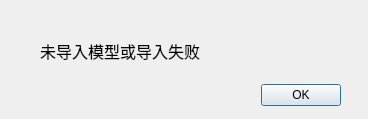
<?xml version="1.0" encoding="UTF-8"?>
<ui version="4.0">
 <class>Dialog</class>
 <widget class="QDialog" name="Dialog">
  <property name="geometry">
   <rect>
    <x>0</x>
    <y>0</y>
    <width>368</width>
    <height>119</height>
   </rect>
  </property>
  <property name="windowTitle">
   <string>Dialog</string>
  </property>
  <widget class="QDialogButtonBox" name="buttonBox">
   <property name="geometry">
    <rect>
     <x>80</x>
     <y>80</y>
     <width>261</width>
     <height>31</height>
    </rect>
   </property>
   <property name="orientation">
    <enum>Qt::Horizontal</enum>
   </property>
   <property name="standardButtons">
    <set>QDialogButtonBox::Ok</set>
   </property>
  </widget>
  <widget class="QLabel" name="modelLoadStatus">
   <property name="geometry">
    <rect>
     <x>40</x>
     <y>30</y>
     <width>181</width>
     <height>41</height>
    </rect>
   </property>
   <property name="font">
    <font>
     <family>AcadEref</family>
     <pointsize>12</pointsize>
    </font>
   </property>
   <property name="text">
    <string>未导入模型或导入失败</string>
   </property>
  </widget>
 </widget>
 <resources/>
 <connections>
  <connection>
   <sender>buttonBox</sender>
   <signal>accepted()</signal>
   <receiver>Dialog</receiver>
   <slot>accept()</slot>
   <hints>
    <hint type="sourcelabel">
     <x>248</x>
     <y>254</y>
    </hint>
    <hint type="destinationlabel">
     <x>157</x>
     <y>274</y>
    </hint>
   </hints>
  </connection>
  <connection>
   <sender>buttonBox</sender>
   <signal>rejected()</signal>
   <receiver>Dialog</receiver>
   <slot>reject()</slot>
   <hints>
    <hint type="sourcelabel">
     <x>316</x>
     <y>260</y>
    </hint>
    <hint type="destinationlabel">
     <x>286</x>
     <y>274</y>
    </hint>
   </hints>
  </connection>
 </connections>
</ui>
